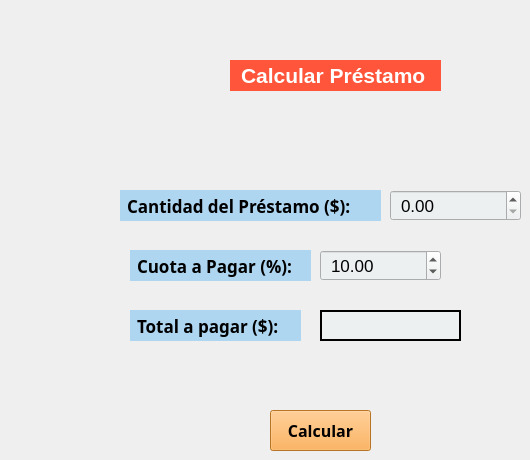
   <widget class="QWidget" name="tab_5">
    <attribute name="title">
     <string>Calcular Préstamo</string>
    </attribute>
    <widget class="QLabel" name="label_15">
     <property name="geometry">
      <rect>
       <x>120</x>
       <y>190</y>
       <width>261</width>
       <height>31</height>
      </rect>
     </property>
     <property name="font">
      <font>
       <family>Arial Black</family>
       <pointsize>13</pointsize>
       <weight>75</weight>
       <bold>true</bold>
      </font>
     </property>
     <property name="styleSheet">
      <string notr="true">background-color:rgb(174, 214, 241 ); padding:0 0 0 2px;</string>
     </property>
     <property name="text">
      <string>Cantidad del Préstamo ($):</string>
     </property>
    </widget>
    <widget class="QDoubleSpinBox" name="doubleSpinBoxTab7">
     <property name="geometry">
      <rect>
       <x>390</x>
       <y>190</y>
       <width>131</width>
       <height>31</height>
      </rect>
     </property>
     <property name="font">
      <font>
       <pointsize>13</pointsize>
      </font>
     </property>
     <property name="styleSheet">
      <string notr="true">background-color:rgb(236, 240, 241);
padding-left:6px;</string>
     </property>
     <property name="maximum">
      <double>9999000.000000000000000</double>
     </property>
     <property name="stepType">
      <enum>QAbstractSpinBox::DefaultStepType</enum>
     </property>
    </widget>
    <widget class="QPushButton" name="pushButtonCalculateTab7">
     <property name="geometry">
      <rect>
       <x>270</x>
       <y>410</y>
       <width>101</width>
       <height>41</height>
      </rect>
     </property>
     <property name="font">
      <font>
       <family>Arial Black</family>
       <pointsize>12</pointsize>
       <weight>75</weight>
       <bold>true</bold>
      </font>
     </property>
     <property name="styleSheet">
      <string notr="true">background-color: rgb(255, 162, 51); </string>
     </property>
     <property name="text">
      <string>Calcular</string>
     </property>
    </widget>
    <widget class="QDoubleSpinBox" name="doubleSpinBoxTab7_2">
     <property name="geometry">
      <rect>
       <x>320</x>
       <y>250</y>
       <width>121</width>
       <height>31</height>
      </rect>
     </property>
     <property name="font">
      <font>
       <pointsize>13</pointsize>
      </font>
     </property>
     <property name="styleSheet">
      <string notr="true">background-color:rgb(236, 240, 241);
padding-left:6px;</string>
     </property>
     <property name="decimals">
      <number>2</number>
     </property>
     <property name="stepType">
      <enum>QAbstractSpinBox::DefaultStepType</enum>
     </property>
     <property name="value">
      <double>10.000000000000000</double>
     </property>
    </widget>
    <widget class="QLabel" name="label_16">
     <property name="geometry">
      <rect>
       <x>130</x>
       <y>250</y>
       <width>181</width>
       <height>31</height>
      </rect>
     </property>
     <property name="font">
      <font>
       <family>Arial Black</family>
       <pointsize>13</pointsize>
       <weight>75</weight>
       <bold>true</bold>
      </font>
     </property>
     <property name="styleSheet">
      <string notr="true">background-color:rgb(174, 214, 241 ); padding:0 0 0 2px;</string>
     </property>
     <property name="text">
      <string>Cuota a Pagar (%):</string>
     </property>
    </widget>
    <widget class="QLabel" name="label_18">
     <property name="geometry">
      <rect>
       <x>230</x>
       <y>60</y>
       <width>211</width>
       <height>31</height>
      </rect>
     </property>
     <property name="palette">
      <palette>
       <active>
        <colorrole role="WindowText">
         <brush brushstyle="SolidPattern">
          <color alpha="255">
           <red>255</red>
           <green>255</green>
           <blue>255</blue>
          </color>
         </brush>
        </colorrole>
        <colorrole role="Button">
         <brush brushstyle="SolidPattern">
          <color alpha="255">
           <red>255</red>
           <green>85</green>
           <blue>58</blue>
          </color>
         </brush>
        </colorrole>
        <colorrole role="Text">
         <brush brushstyle="SolidPattern">
          <color alpha="255">
           <red>255</red>
           <green>255</green>
           <blue>255</blue>
          </color>
         </brush>
        </colorrole>
        <colorrole role="ButtonText">
         <brush brushstyle="SolidPattern">
          <color alpha="255">
           <red>255</red>
           <green>255</green>
           <blue>255</blue>
          </color>
         </brush>
        </colorrole>
        <colorrole role="Base">
         <brush brushstyle="SolidPattern">
          <color alpha="255">
           <red>255</red>
           <green>85</green>
           <blue>58</blue>
          </color>
         </brush>
        </colorrole>
        <colorrole role="Window">
         <brush brushstyle="SolidPattern">
          <color alpha="255">
           <red>255</red>
           <green>85</green>
           <blue>58</blue>
          </color>
         </brush>
        </colorrole>
        <colorrole role="PlaceholderText">
         <brush brushstyle="NoBrush">
          <color alpha="128">
           <red>255</red>
           <green>255</green>
           <blue>255</blue>
          </color>
         </brush>
        </colorrole>
       </active>
       <inactive>
        <colorrole role="WindowText">
         <brush brushstyle="SolidPattern">
          <color alpha="255">
           <red>255</red>
           <green>255</green>
           <blue>255</blue>
          </color>
         </brush>
        </colorrole>
        <colorrole role="Button">
         <brush brushstyle="SolidPattern">
          <color alpha="255">
           <red>255</red>
           <green>85</green>
           <blue>58</blue>
          </color>
         </brush>
        </colorrole>
        <colorrole role="Text">
         <brush brushstyle="SolidPattern">
          <color alpha="255">
           <red>255</red>
           <green>255</green>
           <blue>255</blue>
          </color>
         </brush>
        </colorrole>
        <colorrole role="ButtonText">
         <brush brushstyle="SolidPattern">
          <color alpha="255">
           <red>255</red>
           <green>255</green>
           <blue>255</blue>
          </color>
         </brush>
        </colorrole>
        <colorrole role="Base">
         <brush brushstyle="SolidPattern">
          <color alpha="255">
           <red>255</red>
           <green>85</green>
           <blue>58</blue>
          </color>
         </brush>
        </colorrole>
        <colorrole role="Window">
         <brush brushstyle="SolidPattern">
          <color alpha="255">
           <red>255</red>
           <green>85</green>
           <blue>58</blue>
          </color>
         </brush>
        </colorrole>
        <colorrole role="PlaceholderText">
         <brush brushstyle="NoBrush">
          <color alpha="128">
           <red>255</red>
           <green>255</green>
           <blue>255</blue>
          </color>
         </brush>
        </colorrole>
       </inactive>
       <disabled>
        <colorrole role="WindowText">
         <brush brushstyle="SolidPattern">
          <color alpha="255">
           <red>255</red>
           <green>255</green>
           <blue>255</blue>
          </color>
         </brush>
        </colorrole>
        <colorrole role="Button">
         <brush brushstyle="SolidPattern">
          <color alpha="255">
           <red>255</red>
           <green>85</green>
           <blue>58</blue>
          </color>
         </brush>
        </colorrole>
        <colorrole role="Text">
         <brush brushstyle="SolidPattern">
          <color alpha="255">
           <red>255</red>
           <green>255</green>
           <blue>255</blue>
          </color>
         </brush>
        </colorrole>
        <colorrole role="ButtonText">
         <brush brushstyle="SolidPattern">
          <color alpha="255">
           <red>255</red>
           <green>255</green>
           <blue>255</blue>
          </color>
         </brush>
        </colorrole>
        <colorrole role="Base">
         <brush brushstyle="SolidPattern">
          <color alpha="255">
           <red>255</red>
           <green>85</green>
           <blue>58</blue>
          </color>
         </brush>
        </colorrole>
        <colorrole role="Window">
         <brush brushstyle="SolidPattern">
          <color alpha="255">
           <red>255</red>
           <green>85</green>
           <blue>58</blue>
          </color>
         </brush>
        </colorrole>
        <colorrole role="PlaceholderText">
         <brush brushstyle="NoBrush">
          <color alpha="128">
           <red>255</red>
           <green>255</green>
           <blue>255</blue>
          </color>
         </brush>
        </colorrole>
       </disabled>
      </palette>
     </property>
     <property name="font">
      <font>
       <family>MS Shell Dlg 2</family>
       <pointsize>16</pointsize>
       <weight>75</weight>
       <bold>true</bold>
      </font>
     </property>
     <property name="styleSheet">
      <string notr="true">background-color: rgb(255, 85, 58); color: white; padding: 0 5px 0 5px</string>
     </property>
     <property name="lineWidth">
      <number>1</number>
     </property>
     <property name="text">
      <string>Calcular Préstamo</string>
     </property>
     <property name="margin">
      <number>0</number>
     </property>
     <property name="indent">
      <number>-1</number>
     </property>
    </widget>
    <widget class="QLabel" name="label_19">
     <property name="geometry">
      <rect>
       <x>130</x>
       <y>310</y>
       <width>171</width>
       <height>31</height>
      </rect>
     </property>
     <property name="font">
      <font>
       <family>Arial Black</family>
       <pointsize>13</pointsize>
       <weight>75</weight>
       <bold>true</bold>
      </font>
     </property>
     <property name="styleSheet">
      <string notr="true">background-color:rgb(174, 214, 241 ); padding:0 0 0 2px;</string>
     </property>
     <property name="text">
      <string>Total a pagar ($):</string>
     </property>
    </widget>
    <widget class="QLabel" name="labelTotalTab7">
     <property name="geometry">
      <rect>
       <x>320</x>
       <y>310</y>
       <width>141</width>
       <height>31</height>
      </rect>
     </property>
     <property name="font">
      <font>
       <family>Arial Black</family>
       <pointsize>13</pointsize>
       <weight>75</weight>
       <bold>true</bold>
      </font>
     </property>
     <property name="styleSheet">
      <string notr="true">background-color:rgb(236, 240, 241); border:2px solid black;;
padding-left:6px;</string>
     </property>
     <property name="text">
      <string/>
     </property>
    </widget>
   </widget>
